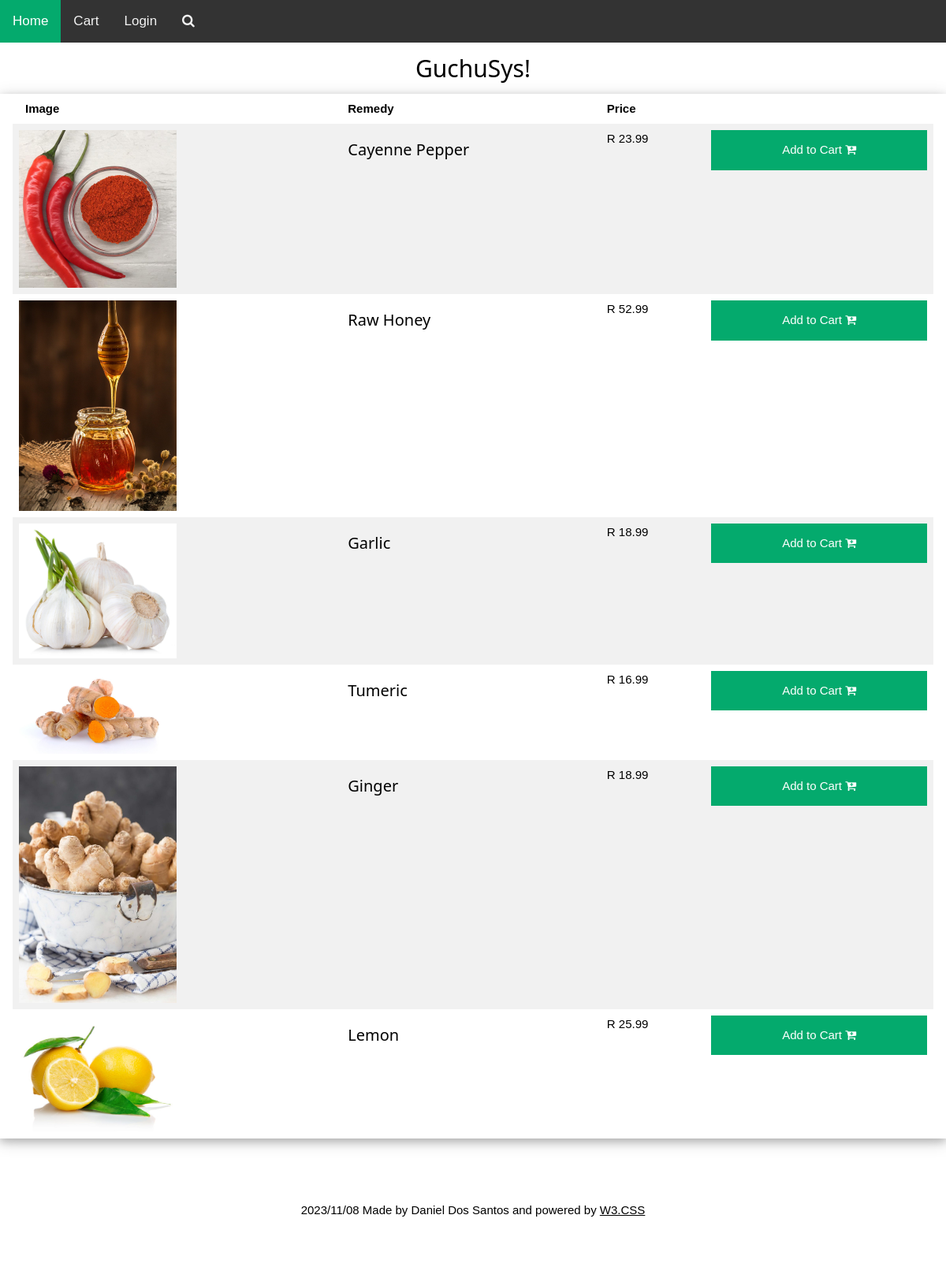
The page / on the database its author committed.
### tables this page shows
CREATE TABLE `remedies` (
  `rID` int(11) NOT NULL,
  `name` varchar(255) NOT NULL,
  `description` varchar(500) DEFAULT NULL,
  `picture` varchar(1000) NOT NULL,
  `tag` varchar(255) NOT NULL,
  `price` double NOT NULL
);

### index.php (the view, shortened to what this page needs)
 <?php
	require 'includes/header.php';
	if($loggedin == TRUE) $nav ='includes/navconnected.php';
	else $nav ='includes/nav.php';
	require $nav;
?>
	<h2 style="text-align:center">GuchuSys!</h2>
	<div class="w3-container w3-card-4">
			<table class="w3-table w3-striped">
				<tr>
					<th>Image</th>
					<th>Remedy</th>
					<th>Price</th>
					<th></th>
				</tr>
			<?php
				$getProcucts = "SELECT * FROM remedies";
                $result = $connection->query($getProcucts);
                $rows = $result->num_rows;
                if($rows == 0)
                {
                	echo "<script>window.alert('Failed to retrieve products!');</script>";
                }
                else
                {
					for ($i=0; $i < $rows; $i++)
                    {
                        $row = $result->fetch_array(MYSQLI_ASSOC);
                        $r_ID = $row['rID'];
                        $r_name = $row['name'];
                        $r_picture = $row['picture'];
                        $r_price = $row['price'];
				?>
				<tr>
					<form action="index.php" method="post">
						<td><a href="remedy.php?rID=<?= $r_ID;?>"><img src="admin/src/img/<?= $r_picture;?>" alt="product" style="width:100%;max-width:200px"></a></td>
						<td>
							<h4><?= $r_name;?></h4>
						</td>
						<td>R <?= $r_price;?></td>
						<td>
							<button type="submit" name="add" value="<?= $r_ID; ?>">Add to Cart <i class="fa fa-cart-plus"></i></button>
						</td>
					</form>
				</tr>
			<?php
					}
				}
				?>
			</table>
	</div>
<?php
	require 'includes/footer.php';
?>

### includes/header.php (shortened to what this page needs)
<!DOCTYPE html>
<html>
	<head>
		<link rel="stylesheet" type="text/css" href="src/css/styles.css" media="screen">
		<link rel="stylesheet" href="src/css/w3.css" media="screen">
		<link rel="stylesheet" href="https://cdnjs.cloudflare.com/ajax/libs/font-awesome/4.7.0/css/font-awesome.min.css">
	</head>
	<body>

### includes/nav.php
<div class="topnav">
  <a class="active" href="index.php">Home</a>
  <a href="cart.php">Cart</a>
  <a href="login.php">Login</a>
  <a href="search.php"><i class="fa fa-search"></i></a>
</div>

### includes/footer.php
		<footer class="page-footer">
		<div class="footer-info w3-container w3-center">
        	 <?=date('Y/m/d'); echo " Made by Daniel Dos Santos and powered by <a href='https://www.w3schools.com/w3css/defaulT.asp'>W3.CSS</a>";?>
        </div>
    </footer>
	</body>
</html>

### src/css/styles.css (style rules this page uses)
.topnav { background-color: #333; overflow: hidden; }
.topnav a { float: left; color: #f2f2f2; text-align: center; padding: 14px 16px; text-decoration: none; font-size: 17px; }
.topnav a.active { background-color: #04AA6D; color: white; }
form { border: 3px solid #f1f1f1; }
button { background-color: #04AA6D; color: white; padding: 14px 20px; margin: 8px 0; border: none; cursor: pointer; width: 100%; }
.page-footer .footer-info { padding-top: 80px; padding-bottom: 80px; }

### src/css/w3.css (style rules this page uses)
html { box-sizing:border-box }
*,*:before,*:after { box-sizing:inherit }
html { -ms-text-size-adjust:100%;-webkit-text-size-adjust:100% }
body { margin:0 }
article,aside,details,figcaption,figure,footer,header,main,menu,nav,section { display:block }
a { background-color:transparent }
img { border-style:none }
button,input,select,textarea,optgroup { font:inherit;margin:0 }
button,input { overflow:visible }
button,select { text-transform:none }
button,[type=button],[type=reset],[type=submit] { -webkit-appearance:button }
html,body { font-family:Verdana,sans-serif;font-size:15px;line-height:1.5 }
html { overflow-x:hidden }
h2 { font-size:30px }
h4 { font-size:20px }
h1,h2,h3,h4,h5,h6 { font-family:"Segoe UI",Arial,sans-serif;font-weight:400;margin:10px 0 }
img { vertical-align:middle }
a { color:inherit }
.w3-table,.w3-table-all { border-collapse:collapse;border-spacing:0;width:100%;display:table }
.w3-striped tbody tr:nth-child(even) { background-color:#f1f1f1 }
.w3-table td,.w3-table th,.w3-table-all td,.w3-table-all th { padding:8px 8px;display:table-cell;text-align:left;vertical-align:top }
.w3-table th:first-child,.w3-table td:first-child,.w3-table-all th:first-child,.w3-table-all td:first-child { padding-left:16px }
.w3-container:after,.w3-container:before,.w3-panel:after,.w3-panel:before,.w3-row:after,.w3-row:before,.w3-row-padding:after,.w3-row-padding:before, .w3-cell-row:before,.w3-cell-row:after,.w3-clear:after,.w3-clear:before,.w3-bar:before,.w3-bar:after { content:"";display:table;clear:both }
.w3-container,.w3-panel { padding:0.01em 16px }
.w3-card-4,.w3-hover-shadow:hover { box-shadow:0 4px 10px 0 rgba(0,0,0,0.2),0 4px 20px 0 rgba(0,0,0,0.19) }
.w3-center { text-align:center!important }

### rows shown on the page
remedies: picture (picture), name "Cayenne Pepper", price "23.99", $r_ID 3 (drawn)
remedies: picture (picture), name "Raw Honey", price "52.99", $r_ID 4 (drawn)
remedies: picture (picture), name "Garlic", price "18.99", $r_ID 5 (drawn)
remedies: picture (picture), name "Tumeric", price "16.99", $r_ID 6 (drawn)
remedies: picture (picture), name "Ginger", price "18.99", $r_ID 7 (drawn)
remedies: picture (picture), name "Lemon", price "25.99", $r_ID 8 (drawn)
